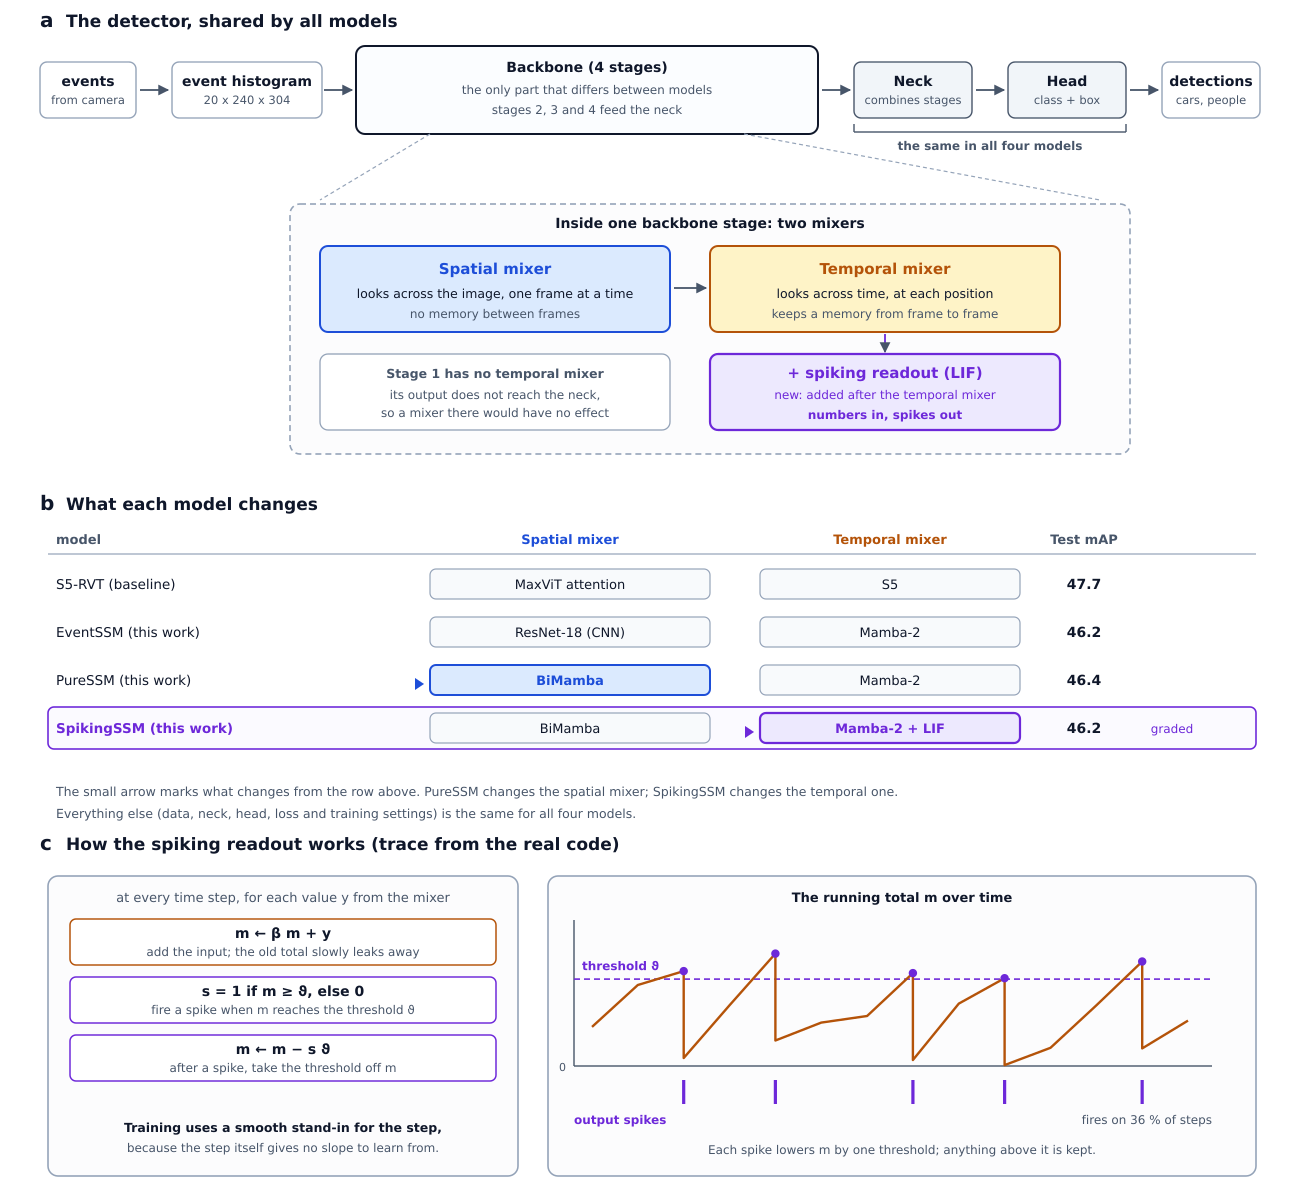

Generate this figure with Python:
"""Generates the Thesis-C architecture figure: the two orthogonal mixing axes of the
backbone, where each of the four models intervenes, and the LIF readout mechanism.

Truthfulness: the membrane trace in panel (c) is NOT drawn by hand -- it is produced by
running the real `LIFReadout` from code/event_ssm/models/spikingssm/lif.py on a fixed
illustrative stimulus, so the figure cannot drift from the implementation. Re-run this
script after any change to the LIF and the figure updates itself.

Usage:  python thesis/diagrams/fig_spiking_architecture.py
Writes: fig_spiking_architecture.svg (source of truth) next to this file.
        Convert to PDF/PNG for LaTeX with cairosvg (see the runbook line at the bottom).
"""
import pathlib
import sys

# --- real dynamics, pulled from the implementation -------------------------------------
sys.path.insert(0, str(pathlib.Path(__file__).resolve().parents[2] / "code"))
import torch                                                              # noqa: E402
from event_ssm.models.spikingssm.lif import LIFReadout                    # noqa: E402

BETA, THR = 0.85, 1.0
STIM = [.45, .55, .30, .62, .70, .25, .15, .58, .66, .40, .20, .52, .61, .35]

def _trace():
    x = torch.tensor(STIM).view(1, len(STIM), 1)
    kw = dict(d_model=1, beta=BETA, threshold=THR, learn_beta=False)
    pre, _ = LIFReadout(output_mode="analog", **kw).eval()(x)
    ref = LIFReadout(output_mode="spike", **kw).eval()
    spk, _ = ref(x)
    pre = pre.flatten().tolist()
    spk = [int(v) for v in spk.flatten().tolist()]
    post = [p - s * THR for p, s in zip(pre, spk)]
    return pre, post, spk, ref.last_firing_rate

# --- palette / type --------------------------------------------------------------------
FONT = "DejaVu Sans, Helvetica, Arial, sans-serif"
INK, MUTE = "#0f172a", "#475569"
SPA, SPA_BG = "#1d4ed8", "#dbeafe"          # spatial axis
TEM, TEM_BG = "#b45309", "#fef3c7"          # temporal axis
SPK, SPK_BG = "#6d28d9", "#ede9fe"          # the new spiking layer
FRZ, FRZ_BG = "#475569", "#f1f5f9"          # frozen / shared
LINE = "#94a3b8"

W, H = 1300, 1300
out = []
def add(s): out.append(s)

def rect(x, y, w, h, fill="#fff", stroke=LINE, rx=7, sw=1.4, dash=None):
    d = f' stroke-dasharray="{dash}"' if dash else ""
    add(f'<rect x="{x}" y="{y}" width="{w}" height="{h}" rx="{rx}" fill="{fill}" '
        f'stroke="{stroke}" stroke-width="{sw}"{d}/>')

def txt(x, y, s, size=15, anchor="middle", weight="normal", fill=INK, style="normal"):
    s = (s.replace("&", "&amp;").replace("<", "&lt;").replace(">", "&gt;"))
    add(f'<text x="{x}" y="{y}" font-family="{FONT}" font-size="{size}" font-weight="{weight}" '
        f'font-style="{style}" fill="{fill}" text-anchor="{anchor}">{s}</text>')

def arrow(x1, y1, x2, y2, stroke=MUTE, sw=1.8):
    add(f'<line x1="{x1}" y1="{y1}" x2="{x2}" y2="{y2}" stroke="{stroke}" stroke-width="{sw}" '
        f'marker-end="url(#ah)"/>')

def line(x1, y1, x2, y2, stroke=LINE, sw=1.4, dash=None):
    d = f' stroke-dasharray="{dash}"' if dash else ""
    add(f'<line x1="{x1}" y1="{y1}" x2="{x2}" y2="{y2}" stroke="{stroke}" stroke-width="{sw}"{d}/>')

def panel(x, y, letter, title):
    txt(x, y, letter, 20, "start", "bold", INK)
    txt(x + 26, y, title, 17, "start", "bold", INK)

TOP, BOTTOM = 78, 1268                       # visible band: the title area above panel (a) is cropped
add(f'<svg xmlns="http://www.w3.org/2000/svg" width="{W}" height="{BOTTOM - TOP}" '
    f'viewBox="0 {TOP} {W} {BOTTOM - TOP}">')
add('<defs><marker id="ah" viewBox="0 0 10 10" refX="9" refY="5" markerWidth="6" '
    f'markerHeight="6" orient="auto-start-reverse"><path d="M0,0 L10,5 L0,10 z" fill="{MUTE}"/>'
    '</marker></defs>')
add(f'<rect y="{TOP}" width="{W}" height="{BOTTOM - TOP}" fill="#ffffff"/>')


# ============================== (a) pipeline ===========================================
panel(40, 105, "a", "The detector, shared by all models")
Y = 140
def chip(x, w, label, sub, fill, stroke, h=56):
    rect(x, Y, w, h, fill, stroke)
    txt(x + w / 2, Y + 24, label, 14, "middle", "bold", INK)
    txt(x + w / 2, Y + 42, sub, 11.5, "middle", "normal", MUTE)

chip(40, 96, "events", "from camera", "#fff", LINE)
arrow(140, Y + 28, 168, Y + 28)
chip(172, 150, "event histogram", "20 x 240 x 304", "#fff", LINE)
arrow(324, Y + 28, 352, Y + 28)
rect(356, Y - 16, 462, 88, "#fbfdff", INK, 9, 2.0)
txt(587, Y + 10, "Backbone  (4 stages)", 14, "middle", "bold", INK)
txt(587, Y + 32, "the only part that differs between models", 12, "middle", "normal", MUTE)
txt(587, Y + 52, "stages 2, 3 and 4 feed the neck", 12, "middle", "normal", MUTE)
arrow(822, Y + 28, 850, Y + 28)
chip(854, 118, "Neck", "combines stages", FRZ_BG, FRZ)
arrow(976, Y + 28, 1004, Y + 28)
chip(1008, 118, "Head", "class + box", FRZ_BG, FRZ)
arrow(1130, Y + 28, 1158, Y + 28)
chip(1162, 98, "detections", "cars, people", "#fff", LINE)

line(854, Y + 70, 1126, Y + 70, FRZ, 1.4)
line(854, Y + 70, 854, Y + 62, FRZ, 1.4); line(1126, Y + 70, 1126, Y + 62, FRZ, 1.4)
txt(990, Y + 88, "the same in all four models", 12, "middle", "bold", FRZ)

# ---- zoom into one stage
ZY = 286
line(430, Y + 72, 320, ZY - 8, LINE, 1.2, "4 3")
line(744, Y + 72, 1100, ZY - 8, LINE, 1.2, "4 3")
rect(290, ZY - 4, 840, 250, "#fcfcfd", LINE, 10, 1.6, "6 4")
txt(710, ZY + 20, "Inside one backbone stage: two mixers", 14, "middle", "bold", INK)

rect(320, ZY + 38, 350, 86, SPA_BG, SPA, 8, 2.0)
txt(495, ZY + 66, "Spatial mixer", 15, "middle", "bold", SPA)
txt(495, ZY + 90, "looks across the image, one frame at a time", 12.5, "middle", "normal", INK)
txt(495, ZY + 110, "no memory between frames", 12, "middle", "normal", MUTE)

arrow(674, ZY + 80, 706, ZY + 80)

rect(710, ZY + 38, 350, 86, TEM_BG, TEM, 8, 2.0)
txt(885, ZY + 66, "Temporal mixer", 15, "middle", "bold", TEM)
txt(885, ZY + 90, "looks across time, at each position", 12.5, "middle", "normal", INK)
txt(885, ZY + 110, "keeps a memory from frame to frame", 12, "middle", "normal", MUTE)

arrow(885, ZY + 126, 885, ZY + 144, SPK)
rect(710, ZY + 146, 350, 76, SPK_BG, SPK, 8, 2.2)
txt(885, ZY + 170, "+  spiking readout (LIF)", 15, "middle", "bold", SPK)
txt(885, ZY + 191, "new: added after the temporal mixer", 12, "middle", "normal", SPK)
txt(885, ZY + 211, "numbers in, spikes out", 12, "middle", "bold", SPK)

rect(320, ZY + 146, 350, 76, "#fff", LINE, 8, 1.3)
txt(495, ZY + 170, "Stage 1 has no temporal mixer", 12.5, "middle", "bold", MUTE)
txt(495, ZY + 191, "its output does not reach the neck,", 12, "middle", "normal", MUTE)
txt(495, ZY + 209, "so a mixer there would have no effect", 12, "middle", "normal", MUTE)

# ============================== (b) model grid =========================================
GY = 588
panel(40, GY, "b", "What each model changes")
rows = [
    ("S5-RVT  (baseline)",           "MaxViT attention", False, "S5",              False, "47.7", ""),
    ("EventSSM  (this work)",         "ResNet-18 (CNN)",  False, "Mamba-2",         False, "46.2", ""),
    ("PureSSM  (this work)",          "BiMamba",          True,  "Mamba-2",         False, "46.4", ""),
    ("SpikingSSM  (this work)",      "BiMamba",          False, "Mamba-2  +  LIF", True,  "46.2", "graded"),
]
cx = [56, 430, 760, 1032]
hy = GY + 34
txt(cx[0], hy, "model", 13, "start", "bold", MUTE)
txt(cx[1] + 140, hy, "Spatial mixer", 13, "middle", "bold", SPA)
txt(cx[2] + 130, hy, "Temporal mixer", 13, "middle", "bold", TEM)
txt(cx[3] + 52, hy, "Test mAP", 13, "middle", "bold", MUTE)
line(48, hy + 10, 1256, hy + 10, LINE, 1.2)

for i, (name, sp, sp_new, tp, tp_new, ap, note) in enumerate(rows):
    ry = hy + 40 + i * 48
    last = i == len(rows) - 1
    if last:
        rect(48, ry - 21, 1208, 42, "#fbfaff", SPK, 6, 1.6)
    txt(cx[0], ry + 5, name, 13.5, "start", "bold" if last else "normal", SPK if last else INK)
    if sp_new or tp_new:                                   # caret marks the CHANGED cell
        mx, mc = (cx[1] - 15, SPA) if sp_new else (cx[2] - 15, SPK)
        add(f'<path d="M {mx} {ry - 2} L {mx + 9} {ry + 4} L {mx} {ry + 10} z" fill="{mc}"/>')
    rect(cx[1], ry - 15, 280, 30, SPA_BG if sp_new else "#f8fafc", SPA if sp_new else LINE, 6,
         2.0 if sp_new else 1.2)
    txt(cx[1] + 140, ry + 5, sp, 13, "middle", "bold" if sp_new else "normal", SPA if sp_new else INK)
    rect(cx[2], ry - 15, 260, 30, SPK_BG if tp_new else "#f8fafc", SPK if tp_new else LINE, 6,
         2.2 if tp_new else 1.2)
    txt(cx[2] + 130, ry + 5, tp, 13, "middle", "bold" if tp_new else "normal", SPK if tp_new else INK)
    txt(cx[3] + 52, ry + 5, ap, 14, "middle", "bold", INK)
    if note:
        txt(cx[3] + 140, ry + 5, note, 12, "middle", "normal", SPK)

fy = hy + 40 + 4 * 48 + 14
txt(56, fy + 6, "The small arrow marks what changes from the row above. PureSSM changes the spatial mixer; "
    "SpikingSSM changes the temporal one.", 12.5, "start", "normal", MUTE)
txt(56, fy + 28, "Everything else (data, neck, head, loss and training settings) is the same for all four models.",
    12.5, "start", "normal", MUTE)

# ============================== (c) LIF mechanism ======================================
LY = 928
panel(40, LY, "c", "How the spiking readout works (trace from the real code)")
pre, post, spk, rate = _trace()

rect(48, LY + 26, 470, 300, "#fcfcfd", LINE, 10, 1.6)
txt(283, LY + 52, "at every time step, for each value y from the mixer", 13, "middle", "normal", MUTE)
eqs = [("m  \u2190  \u03b2 m  +  y", "add the input; the old total slowly leaks away", TEM),
       ("s  =  1  if  m \u2265 \u03d1,  else 0", "fire a spike when m reaches the threshold \u03d1", SPK),
       ("m  \u2190  m  \u2212  s \u03d1", "after a spike, take the threshold off m", SPK)]
for i, (e, c, col) in enumerate(eqs):
    ey = LY + 90 + i * 58
    rect(70, ey - 21, 426, 46, "#ffffff", col, 6, 1.5)
    txt(283, ey - 2, e, 14, "middle", "bold", INK)
    txt(283, ey + 16, c, 12, "middle", "normal", MUTE)

txt(283, LY + 282, "Training uses a smooth stand-in for the step,", 12.5, "middle", "bold", INK)
txt(283, LY + 302, "because the step itself gives no slope to learn from.", 12, "middle", "normal", MUTE)

PX, PY, PW, PH = 566, LY + 66, 686, 172
rect(548, LY + 26, 708, 300, "#fcfcfd", LINE, 10, 1.6)
txt(902, LY + 52, "The running total m over time", 13, "middle", "bold", INK)
vmax = 1.45
def sx(i): return PX + 26 + i * (PW - 90) / (len(STIM) - 1)
def sy(v): return PY + PH - 22 - (v / vmax) * (PH - 46)

line(PX + 8, sy(0), PX + PW - 40, sy(0), MUTE, 1.4)
line(PX + 8, sy(0), PX + 8, PY + 4, MUTE, 1.4)
line(PX + 8, sy(THR), PX + PW - 40, sy(THR), SPK, 1.6, "6 4")
txt(PX + 16, sy(THR) - 9, "threshold \u03d1", 12, "start", "bold", SPK)
txt(PX, sy(0) + 5, "0", 11, "end", "normal", MUTE)

pts = []
for i in range(len(STIM)):
    pts.append((sx(i), sy(pre[i])))
    if spk[i]:
        pts.append((sx(i), sy(post[i])))
add('<polyline points="' + " ".join(f"{x:.1f},{y:.1f}" for x, y in pts) +
    f'" fill="none" stroke="{TEM}" stroke-width="2.4" stroke-linejoin="round"/>')
for i in range(len(STIM)):
    if spk[i]:
        add(f'<circle cx="{sx(i):.1f}" cy="{sy(pre[i]):.1f}" r="4.2" fill="{SPK}"/>')
        line(sx(i), PY + PH - 8, sx(i), PY + PH + 16, SPK, 3.2)
txt(PX + 8, PY + PH + 36, "output spikes", 12, "start", "bold", SPK)
txt(PX + PW - 40, PY + PH + 36, f"fires on {rate * 100:.0f} % of steps", 12, "end", "normal", MUTE)
txt(902, PY + PH + 66, "Each spike lowers m by one threshold; anything above it is kept.", 12, "middle", "normal", MUTE)

add('</svg>')

dest = pathlib.Path(__file__).with_suffix(".svg")
dest.write_text("\n".join(out), encoding="utf-8")
print(f"wrote {dest}  (firing rate {rate:.3f}, {sum(spk)}/{len(spk)} steps fired)")
